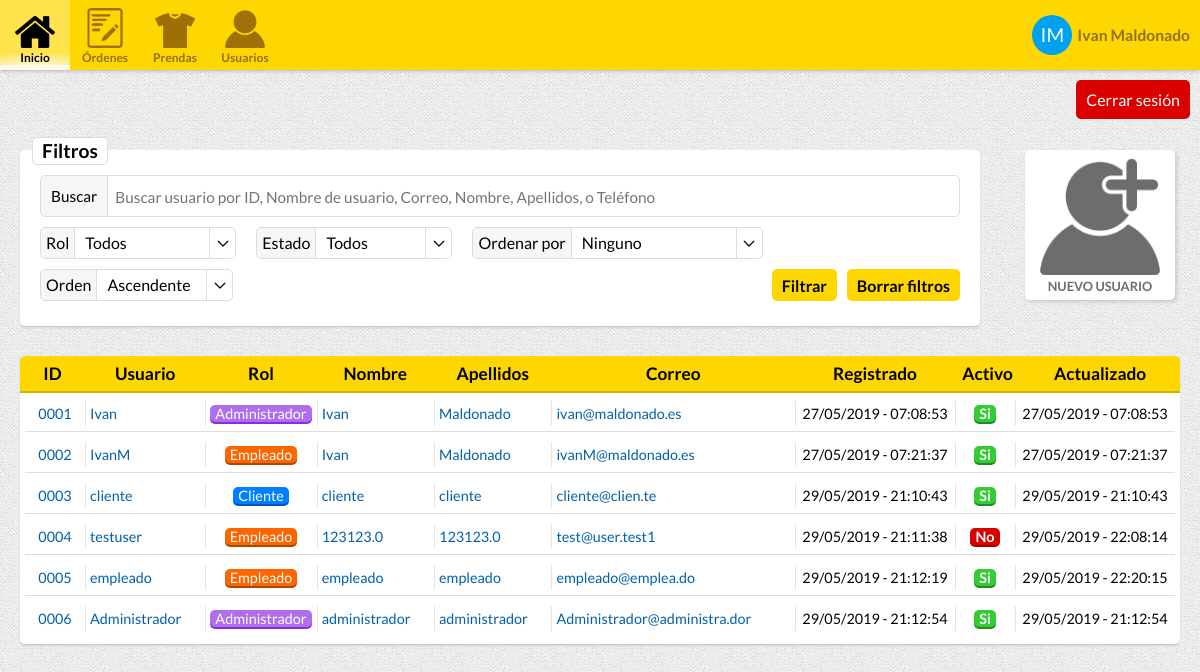
Page /users.php (signed in) on the earlier database version.
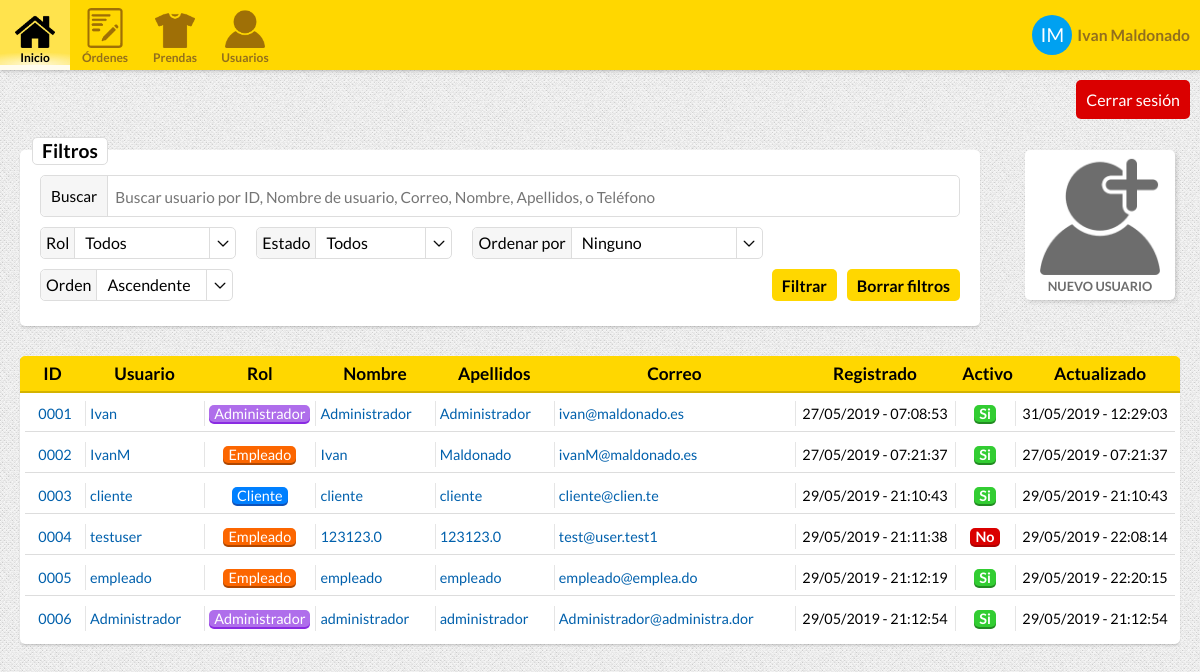
Same page on the later database version.
### tables this page shows
CREATE TABLE "USERS" (
	"USER_ID"	INTEGER NOT NULL PRIMARY KEY AUTOINCREMENT,
	"USERNAME"	TEXT NOT NULL,
	"NAME"	TEXT NOT NULL,
	"SURNAME"	TEXT,
	"PHONE"	INTEGER,
	"EMAIL"	TEXT NOT NULL,
	"HASHED_PASSWORD"	TEXT NOT NULL,
	"ROLE_ID"	INTEGER NOT NULL DEFAULT 0,
	"UPDATE_TIMESTAMP"	INTEGER NOT NULL,
	"REGISTER_TIMESTAMP"	INTEGER NOT NULL,
	"ACTIVE"	INTEGER NOT NULL DEFAULT 0,
	FOREIGN KEY("ROLE_ID") REFERENCES "USER_ROLES"("ROLE_ID")
);

CREATE TABLE "USER_ROLES" (
	"ROLE_ID"	INTEGER NOT NULL PRIMARY KEY AUTOINCREMENT,
	"ROLE_NAME"	TEXT NOT NULL,
	"ROLE_CSS_CLASS"	TEXT,
	"ROLE_DESCRIPTION"	TEXT
);

### Controllers/UserController.php (called while the page is built, shortened)
<?php
class UserController {
    private function connect(){
        return new PDO("sqlite:.data/data.db");
    }
    public function getUsers($searchString, $roleFilter, $stateFilter, $orderByFilter, $orderDirectionFilter, $page = 1, $itemsPerPage = 10){
        $searchString = "%$searchString%";
        $page = $page - 1;
        $startFromItem = $page * $itemsPerPage;
        $users = array();
        $db = $this->connect();
        $sql = "
            SELECT
                *
            FROM
                USERS AS U,
                USER_ROLES AS R
            WHERE
                U.ROLE_ID = R.ROLE_ID";
        if(!is_null($searchString) && !empty($searchString)){
            $sql .= "
                AND (
                    LOWER(U.NAME) LIKE LOWER(:searchString) OR
                    LOWER(U.SURNAME) LIKE LOWER(:searchString) OR
                    LOWER(U.USERNAME) LIKE LOWER(:searchString) OR
                    LOWER(U.EMAIL) LIKE LOWER(:searchString) OR
                    LOWER(U.PHONE) LIKE LOWER(:searchString)
                )";
        }
        switch($orderByFilter){
            default:
                $orderBy = "U.USER_ID";
                break;
        }
        $sql .= "
            ORDER BY
                $orderBy ";
        switch ($orderDirectionFilter){
            default:
                $sql .= "ASC ";
                break;
        }
        $sql .= "
            LIMIT
                :page,
                :maxItems";
        $stmt = $db->prepare($sql);
        if(!is_null($searchString) && !empty($searchString)){
            $stmt->bindParam(':searchString', $searchString);
        }
        $stmt->bindParam(":page", $startFromItem);
        $stmt->bindParam(":maxItems", $itemsPerPage);
        if($stmt->execute()){
            while($row = $stmt->fetch()){
                array_push($users, new User(
                    $row["USER_ID"],
                    $row["USERNAME"],
                    $row["HASHED_PASSWORD"],
                    $row["EMAIL"],
                    new Role(
                        $row["ROLE_ID"],
                        $row["ROLE_NAME"],
                        $row["ROLE_CSS_CLASS"],
                        $row["ROLE_DESCRIPTION"]
                    ),
                    $row["PHONE"],
                    $row["NAME"],
                    $row["SURNAME"],
                    $row["REGISTER_TIMESTAMP"],
                    $row["UPDATE_TIMESTAMP"],
                    $row["ACTIVE"]
                ));
            }
        }
        return $users;
    }
}

### Classes/User.php (called while the page is built, shortened)
<?php
require_once("Classes/Role.php");
class User{
    private $id;
    private $username;
    private $email;
    private $role;
    private $name;
    private $surname;
    private $registeredDate;
    private $updateDate;
    private $active;
    function __construct($id = 0, $username, $password = null, $email, $role, $telephone, $name, $surname, $registeredDate, $updateDate, $active = 0){
        $this->id = $id;
        $this->username = $username;
        $this->email = $email;
        $this->role = $role;
        $this->name = $name;
        $this->surname = $surname;
        $registeredDateOb = new DateTime();
        $registeredDateOb->setTimestamp($registeredDate);
        $this->registeredDate = $registeredDateOb;
        $updateDateOb = new DateTime();
        $updateDateOb->setTimestamp($updateDate);
        $this->updateDate = $updateDateOb;
        $this->active = $active;
    }
    function getId(){
        return $this->id;
    }
    function getUsername(){
        return $this->username;
    }
    function getEmail(){
        return $this->email;
    }
    function getRole(){
        return $this->role;
    }
    function getName(){
        return $this->name;
    }
    function getRegisteredDateString(){
        $date = $this->registeredDate;
        return $date->format('d/m/Y - H:i:s');
    }
    function getUpdateDateString(){
        $date = $this->updateDate;
        return $date->format('d/m/Y - H:i:s');
    }
    function isActive(){
        if($this->active == 1){
            return true;
        }
        return false;
    }
    function getSurname(){
        return $this->surname;
    }
}

### Classes/Role.php (called while the page is built, shortened)
<?php
class Role{
    private $id;
    private $name;
    private $cssClass;
    function __construct($id, $name, $cssClass, $description = ""){
        $this->id = $id;
        $this->name = $name;
        $this->cssClass = $cssClass;
    }
    function getID(){
        return $this->id;
    }
    function getName(){
        return $this->name;
    }
    function getCssClass(){
        return $this->cssClass;
    }
}

### ViewControllers/usersViewController.php (the view, shortened to what the changed rows need)
<?php
require_once("Controllers/UserController.php");
require_once("Classes/User.php");
require_once("Classes/Role.php");
$userController = new UserController();
$page = 1;
$search = "";
$userRoleFilter = -1;
$state = -1;
$orderBy = -1;
$orderDirection = -1;
$users = $userController->getUsers($search, $userRoleFilter,$state,$orderBy,$orderDirection, $page);
    ?>
    <?php
function showUsersTable(){
    global $users;
    ?>
    <div class="table-container">
        <table class="user-table">
            <tr class="header-responsive-desktop">
                <th>ID</th>
                <th>Usuario</th>
                <th>Rol</th>
                <th>Nombre</th>
                <th>Apellidos</th>
                <th>Correo</th>
                <th>Registrado</th>
                <th>Activo</th>
                <th>Actualizado</th>
            </tr>
            <?php
            if(sizeof($users) > 0){
                foreach($users as $user){
                    $role = $user->getRole();
                    ?>
            <tr class="user">
                <td class="id a-center"><span class="responsive-label">ID</span><a href="user.php?<?=http_build_query(array("id" => $user->getID()))?>"><?=str_pad($user->getID(), 4, "0", STR_PAD_LEFT)?></a></td>
                <td class="username"><span class="responsive-label">Usuario</span> <a href="user.php?<?=http_build_query(array("id" => $user->getID()))?>"><?=$user->getUsername()?></a></td>
                <td class="role a-center"><span class="responsive-label">Rol</span><a href="users.php?<?=http_build_query(array("userRole" => $role->getID()))?>" class="label-box <?=$role->getCssClass()?>"><?=$role->getName()?></a></td>
                <td class="name"><span class="responsive-label">Nombre</span> <a href="user.php?<?=http_build_query(array("id" => $user->getID()))?>"><?=$user->getName()?></a></td>
                <td class="surname"><span class="responsive-label">Apellidos</span> <a href="user.php?<?=http_build_query(array("id" => $user->getID()))?>"><?=$user->getSurname()?></a></td>
                <td class="email"><span class="responsive-label">Correo</span><a href="user.php?<?=http_build_query(array("id" => $user->getID()))?>"><?=$user->getEmail()?></a></td>
                <td class="registration-date date a-center"><span class="responsive-label">Registro</span><span><?=$user->getRegisteredDateString()?></span></td>
                <td class="active a-center"><span class="responsive-label">Activo</span><a href="users.php?<?=http_build_query(array("state" => $user->isActive()?1:0))?>" class="label-box <?=$user->isActive()?"enabled":"disabled"?>"><?=$user->isActive()?"Si":"No"?></a></td>
                <td class="update-date date a-center"><span class="responsive-label">Actualizado</span><span><?=$user->getUpdateDateString()?></span></td>
            </tr>
                    <?php
                }
            }else{
                ?><tr class="user no-items"><td colspan="9">No se han encontrado usuarios</td></tr><?php
            }
            ?>
        </table>
    </div>
    <?php
}

Differences in the rows shown:
changed users "ivan@maldonado.es": ROLE_ID.ROLE_NAME "Ivan" → "Administrador"; NAME "Maldonado" → "Administrador"; UPDATE_TIMESTAMP "27/05/2019 - 07:08:53" → "31/05/2019 - 12:29:03"
